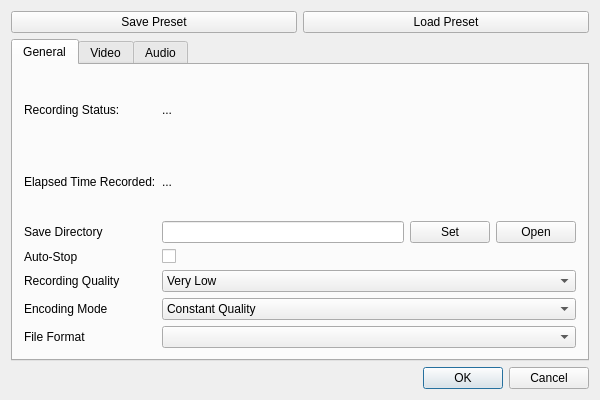
<?xml version="1.0" encoding="UTF-8"?>
<ui version="4.0">
 <class>QtRecordingControlsDialogClass</class>
 <widget class="QDialog" name="QtRecordingControlsDialogClass">
  <property name="geometry">
   <rect>
    <x>0</x>
    <y>0</y>
    <width>600</width>
    <height>400</height>
   </rect>
  </property>
  <property name="windowTitle">
   <string>QtRecordingControlsDialog</string>
  </property>
  <layout class="QGridLayout" name="gridLayout">
   <item row="2" column="0" colspan="2">
    <widget class="QTabWidget" name="tabs">
     <property name="currentIndex">
      <number>0</number>
     </property>
     <widget class="QWidget" name="tabGeneral">
      <attribute name="title">
       <string>General</string>
      </attribute>
      <layout class="QGridLayout" name="gridLayout_3">
       <item row="2" column="0">
        <widget class="QLabel" name="label_8">
         <property name="text">
          <string>Save Directory</string>
         </property>
        </widget>
       </item>
       <item row="3" column="1" colspan="3">
        <widget class="QCheckBox" name="checkboxAutoStop">
         <property name="text">
          <string/>
         </property>
        </widget>
       </item>
       <item row="0" column="1" colspan="3">
        <widget class="QLabel" name="labelRecordingStatus">
         <property name="text">
          <string>...</string>
         </property>
        </widget>
       </item>
       <item row="4" column="1" colspan="3">
        <widget class="QComboBox" name="dropdownQuality">
         <item>
          <property name="text">
           <string>Very Low</string>
          </property>
         </item>
         <item>
          <property name="text">
           <string>Low</string>
          </property>
         </item>
         <item>
          <property name="text">
           <string>Normal</string>
          </property>
         </item>
         <item>
          <property name="text">
           <string>High</string>
          </property>
         </item>
         <item>
          <property name="text">
           <string>Very High</string>
          </property>
         </item>
        </widget>
       </item>
       <item row="3" column="0">
        <widget class="QLabel" name="label_12">
         <property name="text">
          <string>Auto-Stop</string>
         </property>
        </widget>
       </item>
       <item row="0" column="0">
        <widget class="QLabel" name="label">
         <property name="text">
          <string>Recording Status: </string>
         </property>
        </widget>
       </item>
       <item row="5" column="1" colspan="3">
        <widget class="QComboBox" name="dropdownEncodingMode">
         <item>
          <property name="text">
           <string>Constant Quality</string>
          </property>
         </item>
         <item>
          <property name="text">
           <string>Constant Bitrate</string>
          </property>
         </item>
         <item>
          <property name="text">
           <string>Average Bitrate</string>
          </property>
         </item>
         <item>
          <property name="text">
           <string>Two Pass</string>
          </property>
         </item>
        </widget>
       </item>
       <item row="2" column="2">
        <widget class="QPushButton" name="buttonSetOutput">
         <property name="text">
          <string>Set</string>
         </property>
        </widget>
       </item>
       <item row="2" column="3">
        <widget class="QPushButton" name="buttonOpenOutput">
         <property name="text">
          <string>Open</string>
         </property>
        </widget>
       </item>
       <item row="1" column="1" colspan="3">
        <widget class="QLabel" name="labelElapsedTime">
         <property name="text">
          <string>...</string>
         </property>
        </widget>
       </item>
       <item row="2" column="1">
        <widget class="QLineEdit" name="inputSaveDirectory">
         <property name="readOnly">
          <bool>true</bool>
         </property>
        </widget>
       </item>
       <item row="1" column="0">
        <widget class="QLabel" name="label_18">
         <property name="text">
          <string>Elapsed Time Recorded:</string>
         </property>
        </widget>
       </item>
       <item row="5" column="0">
        <widget class="QLabel" name="label_4">
         <property name="text">
          <string>Encoding Mode</string>
         </property>
        </widget>
       </item>
       <item row="4" column="0">
        <widget class="QLabel" name="label_3">
         <property name="text">
          <string>Recording Quality</string>
         </property>
        </widget>
       </item>
       <item row="6" column="1" colspan="3">
        <widget class="QComboBox" name="dropdownFileFormat"/>
       </item>
       <item row="6" column="0">
        <widget class="QLabel" name="label_17">
         <property name="text">
          <string>File Format</string>
         </property>
        </widget>
       </item>
      </layout>
     </widget>
     <widget class="QWidget" name="tabVideo">
      <attribute name="title">
       <string>Video</string>
      </attribute>
      <layout class="QGridLayout" name="gridLayout_2">
       <item row="4" column="0">
        <widget class="QLabel" name="label_6">
         <property name="text">
          <string>Resolution Width</string>
         </property>
        </widget>
       </item>
       <item row="3" column="0">
        <widget class="QLabel" name="label_2">
         <property name="text">
          <string>Frame Rate</string>
         </property>
        </widget>
       </item>
       <item row="5" column="1">
        <widget class="QSpinBox" name="spinboxHeight">
         <property name="maximum">
          <number>999999</number>
         </property>
         <property name="value">
          <number>0</number>
         </property>
        </widget>
       </item>
       <item row="4" column="1">
        <widget class="QSpinBox" name="spinboxWidth">
         <property name="maximum">
          <number>999999</number>
         </property>
        </widget>
       </item>
       <item row="2" column="1">
        <widget class="QSpinBox" name="spinboxBitrate">
         <property name="maximum">
          <number>15000</number>
         </property>
         <property name="singleStep">
          <number>100</number>
         </property>
         <property name="value">
          <number>0</number>
         </property>
        </widget>
       </item>
       <item row="3" column="1">
        <widget class="QSpinBox" name="spinboxFrameRate"/>
       </item>
       <item row="2" column="0">
        <widget class="QLabel" name="label_5">
         <property name="text">
          <string>Bitrate</string>
         </property>
        </widget>
       </item>
       <item row="1" column="1">
        <widget class="QComboBox" name="dropdownVideoCodec"/>
       </item>
       <item row="1" column="0">
        <widget class="QLabel" name="label_13">
         <property name="text">
          <string>Codec</string>
         </property>
        </widget>
       </item>
       <item row="5" column="0">
        <widget class="QLabel" name="label_7">
         <property name="text">
          <string>Resolution Height</string>
         </property>
        </widget>
       </item>
       <item row="0" column="0">
        <widget class="QLabel" name="label_15">
         <property name="text">
          <string>Device</string>
         </property>
        </widget>
       </item>
       <item row="0" column="1">
        <widget class="QLabel" name="labelVideoDevice">
         <property name="text">
          <string>...</string>
         </property>
        </widget>
       </item>
      </layout>
     </widget>
     <widget class="QWidget" name="tabAudio">
      <attribute name="title">
       <string>Audio</string>
      </attribute>
      <layout class="QGridLayout" name="gridLayout_4">
       <item row="3" column="0">
        <widget class="QLabel" name="label_11">
         <property name="text">
          <string>Sample Rate</string>
         </property>
        </widget>
       </item>
       <item row="3" column="1">
        <widget class="QSpinBox" name="spinboxSampleRate">
         <property name="maximum">
          <number>99999</number>
         </property>
        </widget>
       </item>
       <item row="4" column="1">
        <widget class="QSpinBox" name="spinboxChannels">
         <property name="maximum">
          <number>6</number>
         </property>
        </widget>
       </item>
       <item row="4" column="0">
        <widget class="QLabel" name="label_10">
         <property name="text">
          <string>Channels</string>
         </property>
        </widget>
       </item>
       <item row="2" column="1">
        <widget class="QSpinBox" name="spinboxAudioBitrate">
         <property name="maximum">
          <number>99999</number>
         </property>
         <property name="singleStep">
          <number>100</number>
         </property>
        </widget>
       </item>
       <item row="1" column="0">
        <widget class="QLabel" name="label_14">
         <property name="text">
          <string>Codec</string>
         </property>
        </widget>
       </item>
       <item row="1" column="1">
        <widget class="QComboBox" name="dropdownAudioCodec"/>
       </item>
       <item row="2" column="0">
        <widget class="QLabel" name="label_9">
         <property name="text">
          <string>Bitrate</string>
         </property>
        </widget>
       </item>
       <item row="0" column="0">
        <widget class="QLabel" name="label_16">
         <property name="text">
          <string>Device</string>
         </property>
        </widget>
       </item>
       <item row="0" column="1">
        <widget class="QLabel" name="labelAudioDevice">
         <property name="text">
          <string>...</string>
         </property>
        </widget>
       </item>
      </layout>
     </widget>
    </widget>
   </item>
   <item row="3" column="0" colspan="2">
    <widget class="QDialogButtonBox" name="buttonBox">
     <property name="standardButtons">
      <set>QDialogButtonBox::StandardButton::Cancel|QDialogButtonBox::StandardButton::Ok</set>
     </property>
    </widget>
   </item>
   <item row="0" column="0">
    <widget class="QPushButton" name="buttonSavePreset">
     <property name="text">
      <string>Save Preset</string>
     </property>
    </widget>
   </item>
   <item row="0" column="1">
    <widget class="QPushButton" name="buttonLoadPreset">
     <property name="text">
      <string>Load Preset</string>
     </property>
    </widget>
   </item>
  </layout>
 </widget>
 <layoutdefault spacing="6" margin="11"/>
 <resources/>
 <connections/>
</ui>
